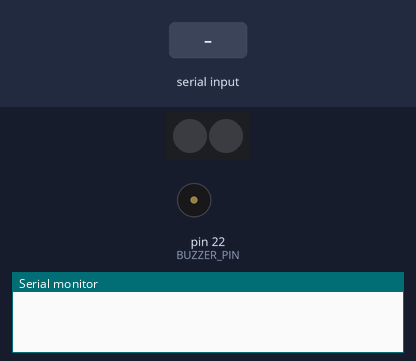
A sketch run on a simulated Arduino Mega 2560, built with avr-gcc and run on an emulated ATmega2560. On the bench: 2 RGB LEDs in strip order, left to right, buzzer (waves = sounding), the last lines printed to the serial monitor. The test bench sets the inputs (shaded band). Dim RGB values are drawn brighter than linear.

Above: at 1.2 s.
1.3 s: "RED\n" received over Serial
At 2.1 s:
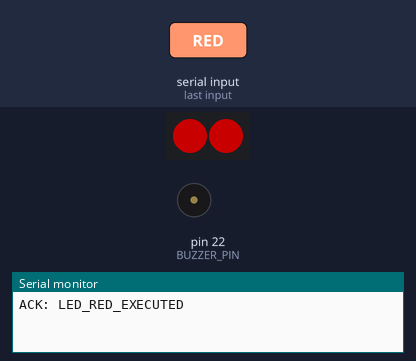
2.8 s: "BEEP\n" received over Serial
At 3.4 s:
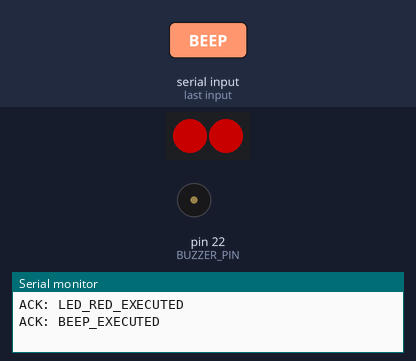
4.4 s: "LED_OFF\n" received over Serial
At 5.7 s:
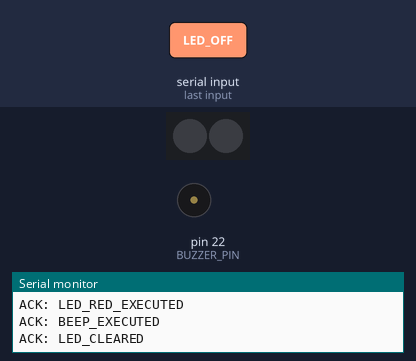
Timing chart, 0 to 7.4 s (numbered marks = the images above; inputs shaded):
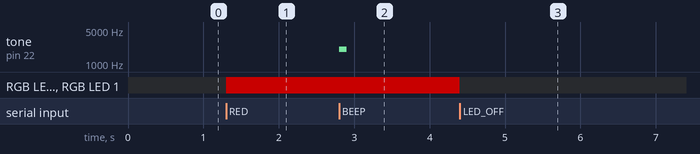

The sketch:

Serial_test.ino
```cpp
#include <Arduino.h>
#include <Adafruit_NeoPixel.h>

#define BUZZER_PIN 22
#define RGB_PIN 23
#define NUM_LEDS 2

Adafruit_NeoPixel pixels(NUM_LEDS, RGB_PIN, NEO_GRB + NEO_KHZ800);

void setup() {
  Serial.begin(115200); // Standard baud rate for RP2350 communication
  pixels.begin();
  pixels.setBrightness(100);
  pinMode(BUZZER_PIN, OUTPUT);

  // Wait for serial to be ready (useful when connecting to Pi 5)
  while (!Serial) {
    delay(10);
  }
}

void loop() {
  if (Serial.available() > 0) {
    // Read the incoming string until newline (\n)
    String input = Serial.readStringUntil('\n');
    input.trim(); // Clean up whitespace or carriage returns (\r)

    if (input == "BEEP") {
      tone(BUZZER_PIN, 2000, 100);
      Serial.println("ACK: BEEP_EXECUTED");
    }
    else if (input == "RED") {
      pixels.fill(pixels.Color(255, 0, 0));
      pixels.show();
      Serial.println("ACK: LED_RED_EXECUTED");
    }
    else if (input == "LED_OFF") {
      pixels.clear();
      pixels.show();
      Serial.println("ACK: LED_CLEARED");
    }
  }
}
```

Measured:
- after the input at 1.3 s, RGB LED 0, RGB LED 1: off → RGB(100, 0, 0) at once
- after the input at 2.8 s, tone on pin 22 (BUZZER_PIN): silent → 2000 Hz at once, → silent 0.10 s later
- after the input at 4.4 s, RGB LED 0, RGB LED 1: RGB(100, 0, 0) → off at once
